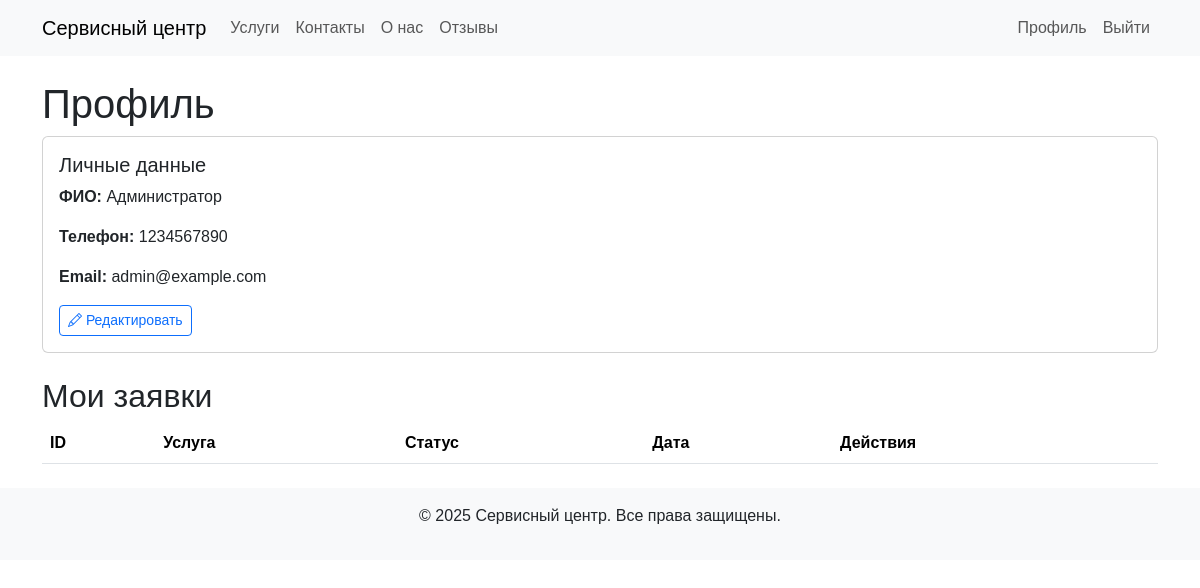
The app's page /profile.php (signed in) with its own data.
### tables this page shows
CREATE TABLE users (
    id INT AUTO_INCREMENT PRIMARY KEY,
    name VARCHAR(255) NOT NULL,
    phone VARCHAR(20) NOT NULL,
    email VARCHAR(255) UNIQUE NOT NULL,
    password VARCHAR(255) NOT NULL,
    role ENUM('admin', 'worker', 'editor', 'client') NOT NULL DEFAULT 'client'
);

### public/profile.php (the view, shortened to what this page needs)
<?php
require_once 'includes/handlers/profile_handler.php';
$stmt = $pdo->prepare('SELECT name, phone, email FROM users WHERE id = ?');
$stmt->execute([$_SESSION['user_id']]);
$user = $stmt->fetch(PDO::FETCH_ASSOC);
$user_data = ['name' => $user['name'] ?? '', 'phone' => $user['phone'] ?? '', 'email' => $user['email'] ?? ''];
require_once 'includes/header.php';
?>
<h1>Профиль</h1>
<div class="card mb-4">
    <div class="card-body">
        <h5 class="card-title">Личные данные</h5>
        <div id="profile-view">
            <p><strong>ФИО:</strong> <?php echo htmlspecialchars($user_data['name']); ?></p>
            <p><strong>Телефон:</strong> <?php echo htmlspecialchars($user_data['phone']); ?></p>
            <p><strong>Email:</strong> <?php echo htmlspecialchars($user_data['email']); ?></p>
            <button class="btn btn-outline-primary btn-sm" id="edit-profile-btn"><i class="bi bi-pencil"></i> Редактировать</button>
        </div>
    </div>
</div>
<h2>Мои заявки</h2>
<table class="table table-striped">
    <thead>
        <tr>
            <th>ID</th>
            <th>Услуга</th>
            <th>Статус</th>
            <th>Дата</th>
            <th>Действия</th>
        </tr>
    </thead>
</table>
<?php
require_once 'includes/footer.php';
?>

### public/assets/css/style.css (style rules this page uses)
body { font-family: Arial, sans-serif; }

### records on screen
users: name "Администратор", phone "1234567890", email "admin@example.com"
